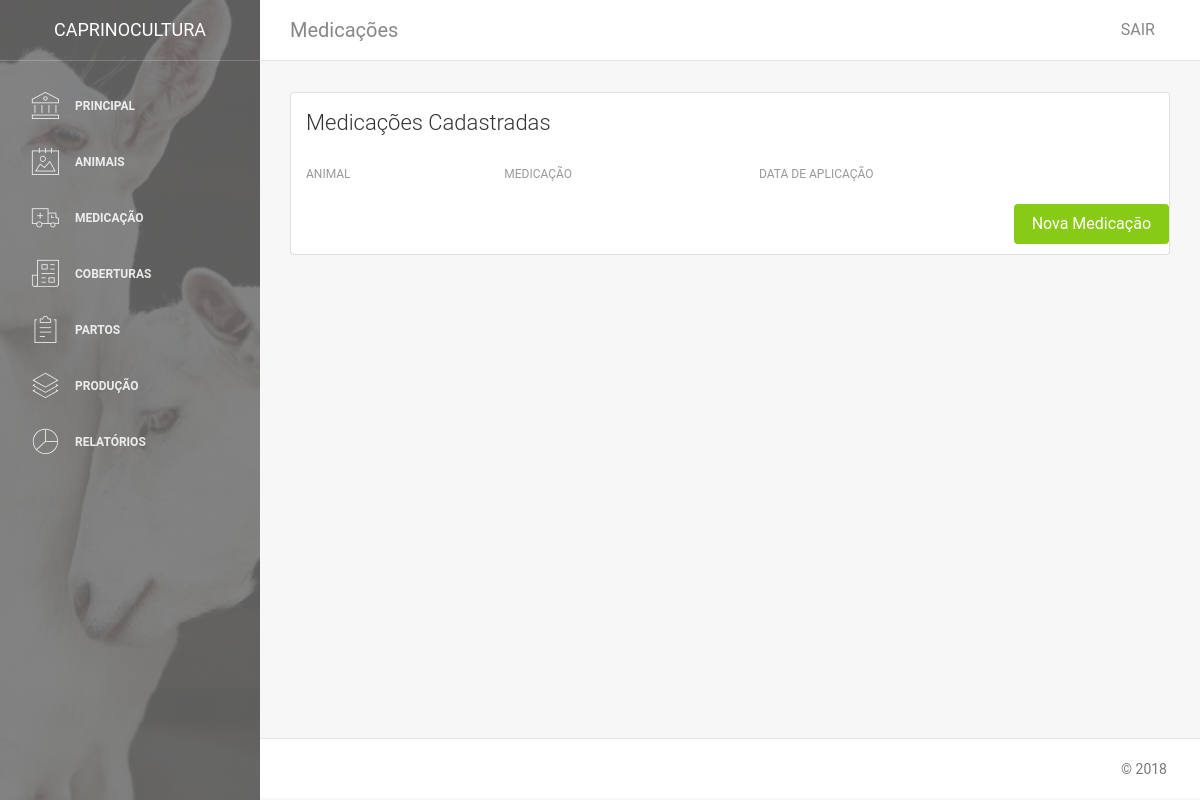
/animais/mostra_medicacoes/ (signed in), run on an earlier commit of the app's database.
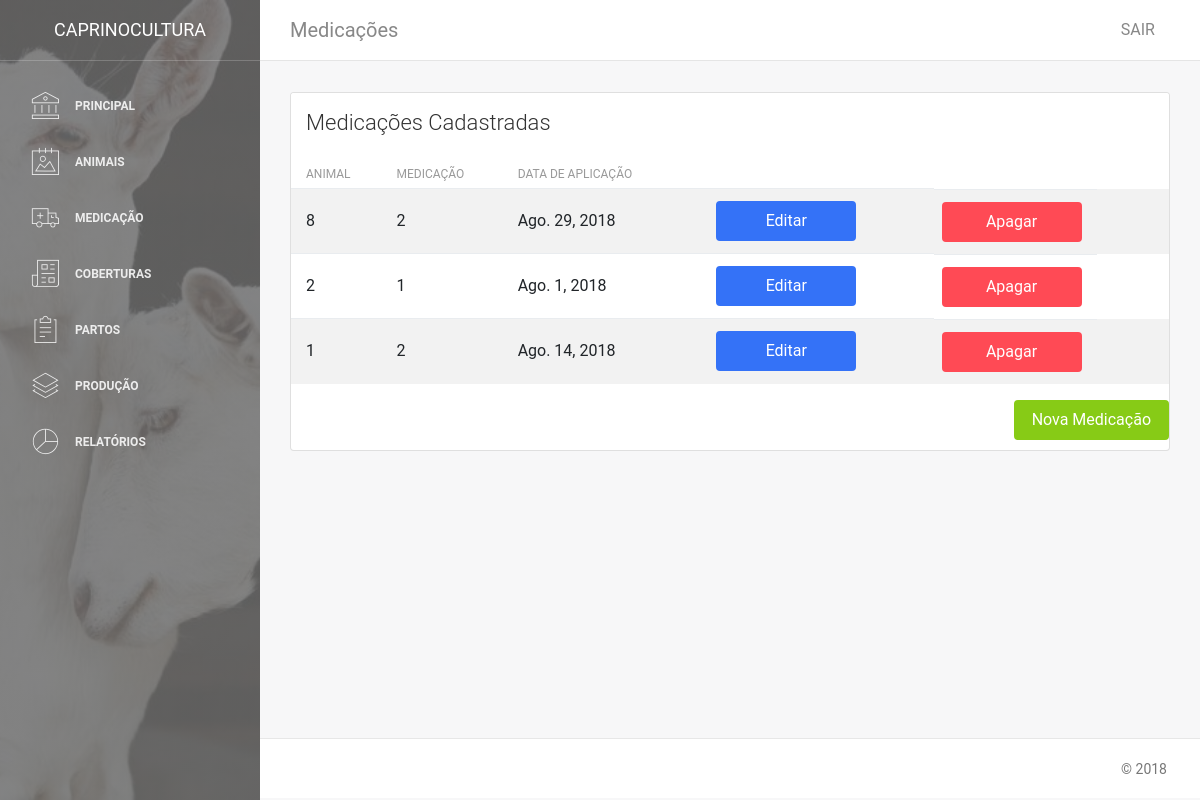
And on a later commit of the database.
### caprino/animais/models.py (models this page shows)
class Medicacao(models.Model):
    id_animal = models.ForeignKey(Animal, verbose_name="Animal", on_delete=models.SET_NULL, null=True)
    medicacao = models.CharField(verbose_name='Medicação', max_length=50, blank=True, null=True)
    data_medicacao = models.DateField(verbose_name='Data de Aplicação', default=None)
    observacao_medicacao = models.TextField(verbose_name='Observação', blank=True, null=True)
    inicio_carencia = models.DateField(verbose_name='Início', default=None, blank=True, null=True)
    fim_carencia = models.DateField(verbose_name='Fim', default=None, blank=True, null=True)
    class Meta:
        verbose_name = 'Medicacao'

class Animal(models.Model):
    rgb_animal = models.CharField(verbose_name='RGD', max_length=50, blank=True, null=True)
    nome_animal = models.CharField(verbose_name='Nome', max_length=50, blank=True, null=True)
    numero_animal = models.IntegerField(verbose_name='Numero', blank=True, null=True)
    sexo_animal = models.CharField(verbose_name='Sexo', max_length=50)
    nascimento_animal = models.DateField(verbose_name='Nascimento', default=None)
    raca_animal = models.CharField(verbose_name='Raça', max_length=50)
    sangue_animal = models.CharField(verbose_name='Sangue', max_length=50)
    brincos_animal = models.CharField(verbose_name='Brincos', max_length=50)
    vida_animal = models.CharField(verbose_name='Vida', blank=True, null=True, max_length=50)
    mae_animal = models.CharField(verbose_name='Mãe', max_length=50, blank=True, null=True)
    pai_animal = models.CharField(verbose_name='Pai', max_length=50, blank=True, null=True)
    foto_animal = models.ImageField(verbose_name='Foto', upload_to='img/' , blank=True, null=True)
    observacao_animal = models.TextField(verbose_name='Observação', blank=True, null=True)
    def __str__(self):
        return str(self.brincos_animal)
    class Meta:
        verbose_name = 'Animal'

### caprino/animais/views.py (the view)
# urls.py: path('mostra_medicacoes/', views.MostraMedicacoes, name='Mostra_Medicacoes'),
@login_required
def MostraMedicacoes(request):
    medicacoes = Medicacao.objects.all().order_by('-id')
    paginator = Paginator(medicacoes, 5)
    page = request.GET.get('page')
    try:
        medicacoes = paginator.page(page)
    except PageNotAnInteger:
        medicacoes = paginator.page(1)
    except EmptyPage:
        medicacoes = paginator.page(paginator.num_pages)
    return render(request, 'mostraMedicacoes.html', {'medicacoes': medicacoes})

### templates/mostraMedicacoes.html (shortened to what this page needs)
{% extends 'base.html' %}
{% block conteudo %}
<nav class="navbar navbar-expand-lg " color-on-scroll="500">
    <div class=" container-fluid  ">
        <a class="navbar-brand" href="#pablo">Medicações </a>
        <div class="collapse navbar-collapse justify-content-end" id="navigation">
            <ul class="nav navbar-nav mr-auto">
                <li class="nav-item">
                    <a href="#" class="nav-link" data-toggle="dropdown">
                    </a>
                </li>
            </ul>
            <ul class="navbar-nav ml-auto">
                <li class="nav-item">
                    <a class="nav-link" href="{% url 'caprino.contas:Sair' %}">
                        <span class="no-icon">SAIR</span>
                    </a>
                </li>
            </ul>
        </div>
    </div>
</nav>
<div class="content">
    <div class="container-fluid">
        <div class="row">
            <div class="col-md-12">
            </div>
        </div>
    </div>
    <div class="container-fluid">
        <div class="row">
            <div class="col-md-12">
                <div class="card strpied-tabled-with-hover">
                    <div class="card-header ">
                        <h4 class="card-title">Medicações Cadastradas</h4>
                    </div>
                    <div class="card-body table-full-width table-responsive">
                        <table class="table table-hover table-striped">
                            <thead>
                                <tr>
                                    <th>Animal</th>
                                    <th>Medicação</th>
                                    <th>Data de Aplicação</th>
                                </tr>
                            </thead>
                            <tbody>
                                {% for medicacao in medicacoes %}
                                <tr>
                                    <td>{{ medicacao.id_animal }}</td>
                                    <td>{{ medicacao.medicacao }}</td>
                                    <td>{{ medicacao.data_medicacao }}</td>
                                    <td><a class="btn btn-primary btn-fill btn-wd" href="{% url 'caprino.animais:Atualiza_Medicacao' medicacao.id %}" title="Editar">Editar</a></td>
                                    <td><a class="btn btn-danger btn-fill btn-wd" href="{% url 'caprino.animais:Delete_Medicacao' medicacao.id %}" title="Apagar">Apagar</a></td>
                                </tr>
                                {% endfor %}
                            </tbody>
                        </table>
                        <a style="float:right;" class="btn btn-success btn-fill btn-wd" href="{% url 'caprino.animais:Nova_Medicacao' %}" role="button">Nova Medicação</a>
                    </div>
                </div>
            </div>
        </div>
    </div>
</div>
{% endblock %}

What changed in the data, as far as the page shows it:
added Medicacao: id_animal "8", medicacao "2", data_medicacao "Ago. 29, 2018"
added Medicacao: id_animal "2", medicacao "1", data_medicacao "Ago. 1, 2018"
added Medicacao: id_animal "1", medicacao "2", data_medicacao "Ago. 14, 2018"
